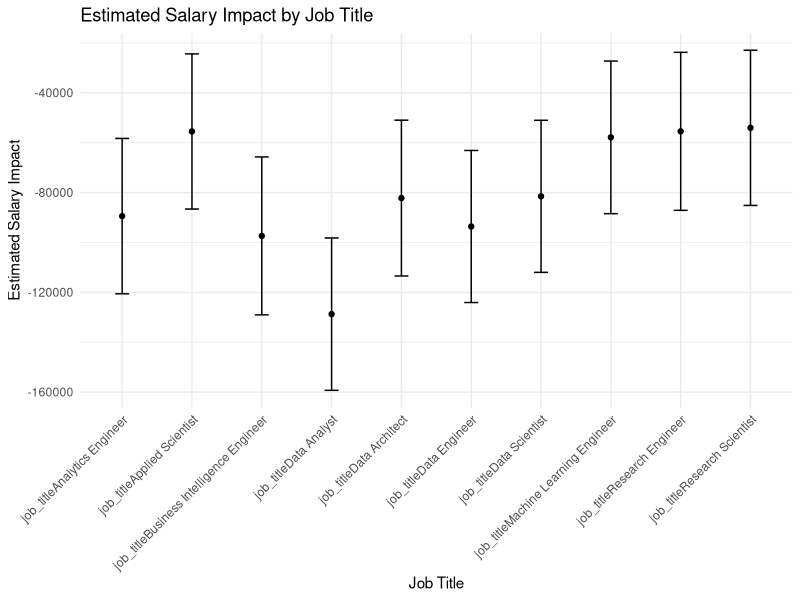
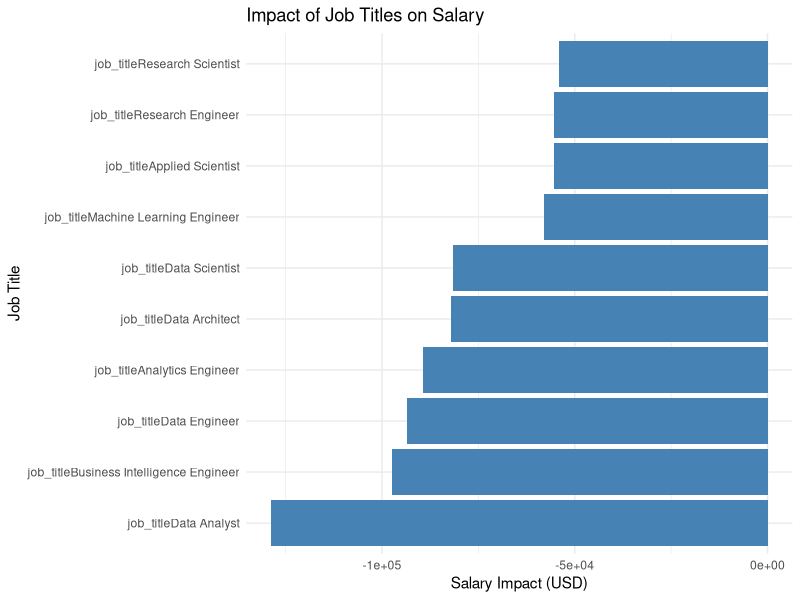
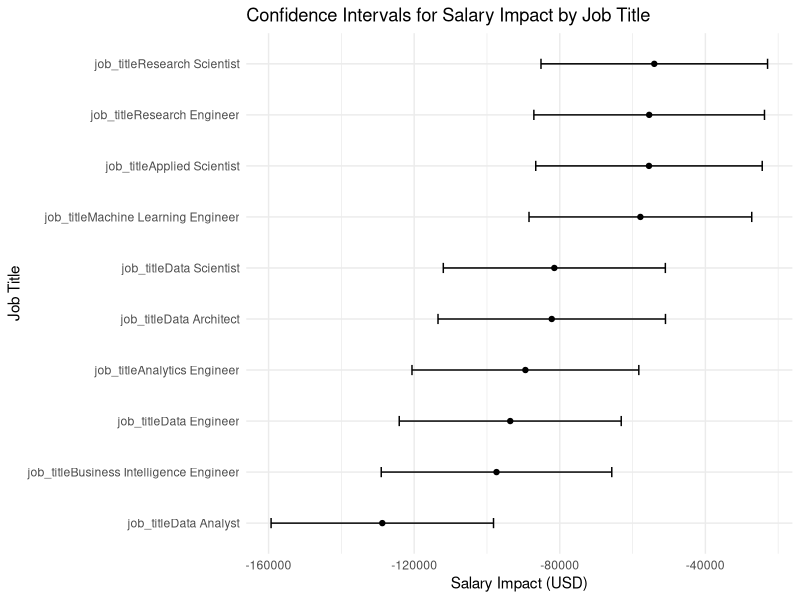
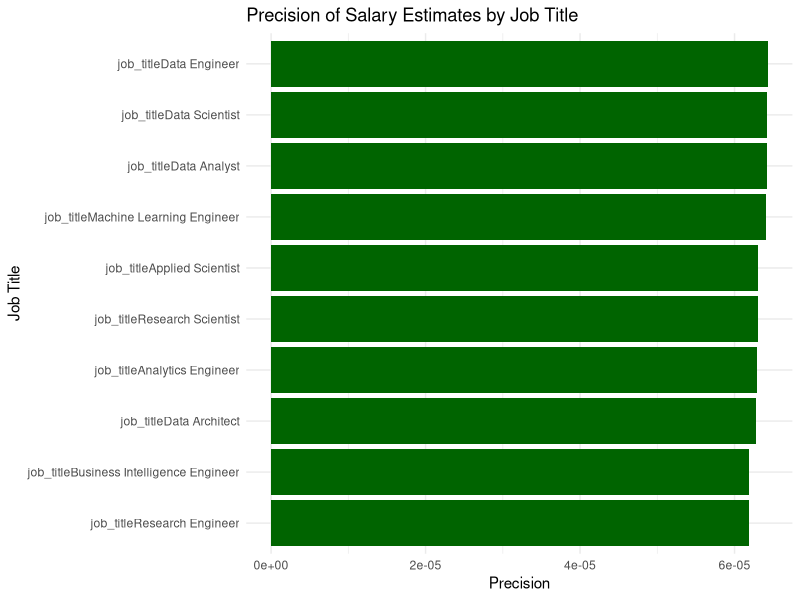
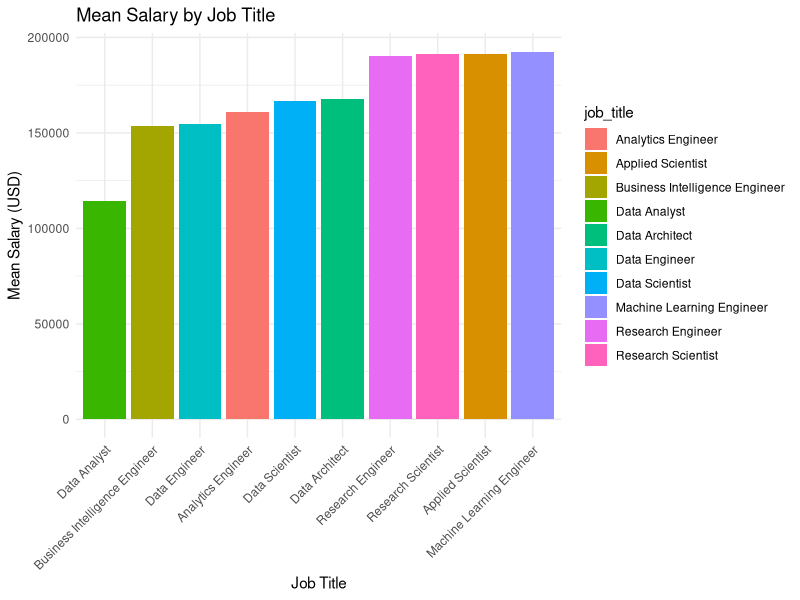
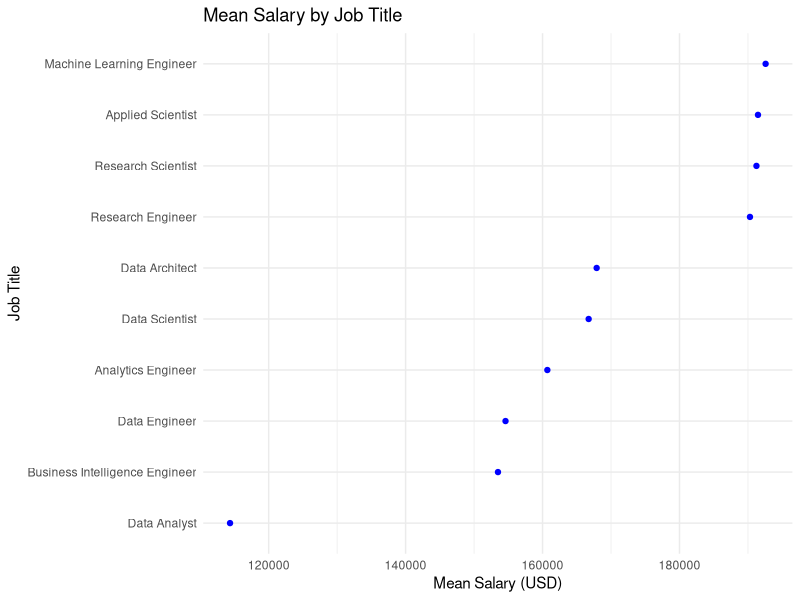

Reproduce these figures in R, in order.
## ---- chunk 1
library(ggplot2)
library(dplyr)
library(stringr)

salaries <- read.csv("salaries.csv")
## ---- chunk 2

salaries$experience_level <- as.factor(salaries$experience_level)
salaries$employment_type <- as.factor(salaries$employment_type)
salaries$job_title <- as.factor(salaries$job_title)
salaries$employee_residence <- as.factor(salaries$employee_residence)
salaries$company_location <- as.factor(salaries$company_location)
salaries$company_size <- as.factor(salaries$company_size)

salaries_usd <- salaries %>%
  filter(salary_currency == "USD",
         employee_residence == "US",
         company_location == "US")


## ---- chunk 3

model_salary_updated <- lm(salary_in_usd ~ experience_level + job_title + company_size + remote_ratio, data = salaries_usd)

summary(model_salary_updated)

# Get predicted values
predicted_values <- predict(model_salary_updated, newdata = salaries_usd)

# Calculate residuals
residuals <- salaries_usd$salary_in_usd - predicted_values

# Calculate RMSE
rmse <- sqrt(mean(residuals^2))

rmse

## ---- chunk 4

coefficients_df <- as.data.frame(coef(summary(model_salary_updated)))
coefficients_df$job_title <- rownames(coefficients_df)

job_title_coeffs <- subset(coefficients_df, grepl("job_title", job_title))

job_title_coeffs$precision <- 1 / job_title_coeffs$`Std. Error`

top_10_job_titles <- head(job_title_coeffs[order(-job_title_coeffs$precision), ], 10)

top_10_job_titles


## ---- chunk 5

top_10_job_titles$CI_lower <- top_10_job_titles$Estimate - 1.96 * top_10_job_titles$`Std. Error`
top_10_job_titles$CI_upper <- top_10_job_titles$Estimate + 1.96 * top_10_job_titles$`Std. Error`

ggplot(top_10_job_titles, aes(x = job_title, y = Estimate)) +
  geom_point() +
  geom_errorbar(aes(ymin = CI_lower, ymax = CI_upper), width = 0.2) +
  theme_minimal() +
  labs(title = "Estimated Salary Impact by Job Title",
       x = "Job Title",
       y = "Estimated Salary Impact") +
  theme(axis.text.x = element_text(angle = 45, hjust = 1)) 



## ---- chunk 6

ggplot(top_10_job_titles, aes(x = reorder(job_title, Estimate), y = Estimate)) +
  geom_col(fill = "steelblue") +
  coord_flip() +
  labs(title = "Impact of Job Titles on Salary", x = "Job Title", y = "Salary Impact (USD)") +
  theme_minimal()

ggplot(top_10_job_titles, aes(x = reorder(job_title, Estimate), y = Estimate)) +
  geom_point() +
  geom_errorbar(aes(ymin = CI_lower, ymax = CI_upper), width = 0.2) +
  coord_flip() +
  labs(title = "Confidence Intervals for Salary Impact by Job Title", x = "Job Title", y = "Salary Impact (USD)") +
  theme_minimal()

ggplot(top_10_job_titles, aes(x = reorder(job_title, precision), y = precision)) +
  geom_col(fill = "darkgreen") +
  coord_flip() +
  labs(title = "Precision of Salary Estimates by Job Title", x = "Job Title", y = "Precision") +
  theme_minimal()


## ---- chunk 7
top_job_titles <- gsub("job_title", "", top_10_job_titles$job_title) 

filtered_data <- salaries_usd[salaries_usd$job_title %in% top_job_titles, ]

if (nrow(filtered_data) > 0) {
  mean_salaries <- aggregate(salary_in_usd ~ job_title, data = filtered_data, FUN = mean)

  print(mean_salaries)
} else {
  print("No matching job titles found in the dataset.")
}

ggplot(mean_salaries, aes(x = reorder(job_title, salary_in_usd), y = salary_in_usd, fill = job_title)) +
  geom_bar(stat = "identity") +
  theme_minimal() +
  labs(title = "Mean Salary by Job Title", x = "Job Title", y = "Mean Salary (USD)") +
  theme(axis.text.x = element_text(angle = 45, hjust = 1)) 

ggplot(mean_salaries, aes(x = salary_in_usd, y = reorder(job_title, salary_in_usd))) +
  geom_point(color = "blue") +
  theme_minimal() +
  labs(title = "Mean Salary by Job Title", x = "Mean Salary (USD)", y = "Job Title")



